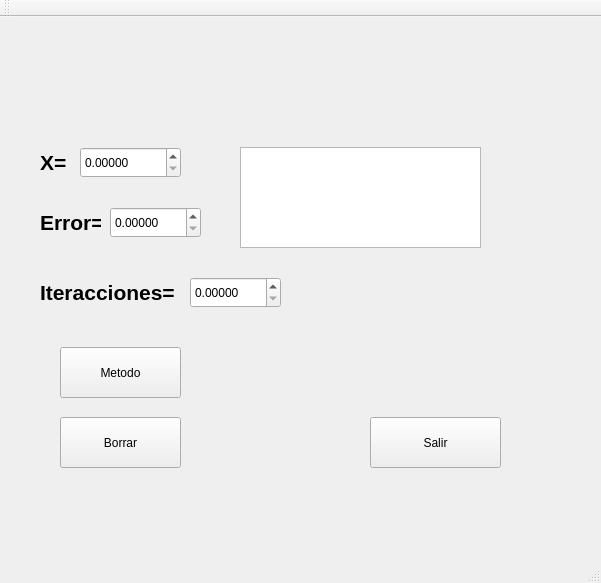
<?xml version="1.0" encoding="UTF-8"?>
<ui version="4.0">
 <class>MainWindow</class>
 <widget class="QMainWindow" name="MainWindow">
  <property name="geometry">
   <rect>
    <x>0</x>
    <y>0</y>
    <width>601</width>
    <height>583</height>
   </rect>
  </property>
  <property name="windowTitle">
   <string>MainWindow</string>
  </property>
  <widget class="QWidget" name="centralWidget">
   <widget class="QPushButton" name="Metodo">
    <property name="geometry">
     <rect>
      <x>60</x>
      <y>330</y>
      <width>121</width>
      <height>51</height>
     </rect>
    </property>
    <property name="text">
     <string>Metodo</string>
    </property>
   </widget>
   <widget class="QPushButton" name="Borrar">
    <property name="geometry">
     <rect>
      <x>60</x>
      <y>400</y>
      <width>121</width>
      <height>51</height>
     </rect>
    </property>
    <property name="text">
     <string>Borrar</string>
    </property>
   </widget>
   <widget class="QPushButton" name="pushButton_3">
    <property name="geometry">
     <rect>
      <x>370</x>
      <y>400</y>
      <width>131</width>
      <height>51</height>
     </rect>
    </property>
    <property name="text">
     <string>Salir</string>
    </property>
   </widget>
   <widget class="QLabel" name="label">
    <property name="geometry">
     <rect>
      <x>40</x>
      <y>130</y>
      <width>41</width>
      <height>31</height>
     </rect>
    </property>
    <property name="font">
     <font>
      <pointsize>16</pointsize>
      <weight>75</weight>
      <bold>true</bold>
     </font>
    </property>
    <property name="text">
     <string>X=</string>
    </property>
   </widget>
   <widget class="QLabel" name="label_2">
    <property name="geometry">
     <rect>
      <x>40</x>
      <y>190</y>
      <width>61</width>
      <height>31</height>
     </rect>
    </property>
    <property name="font">
     <font>
      <pointsize>16</pointsize>
      <weight>75</weight>
      <bold>true</bold>
     </font>
    </property>
    <property name="text">
     <string>Error=</string>
    </property>
   </widget>
   <widget class="QDoubleSpinBox" name="equis">
    <property name="geometry">
     <rect>
      <x>80</x>
      <y>130</y>
      <width>101</width>
      <height>31</height>
     </rect>
    </property>
    <property name="decimals">
     <number>5</number>
    </property>
   </widget>
   <widget class="QDoubleSpinBox" name="error">
    <property name="geometry">
     <rect>
      <x>110</x>
      <y>190</y>
      <width>91</width>
      <height>31</height>
     </rect>
    </property>
    <property name="decimals">
     <number>5</number>
    </property>
   </widget>
   <widget class="QTextEdit" name="Texto">
    <property name="geometry">
     <rect>
      <x>240</x>
      <y>130</y>
      <width>241</width>
      <height>101</height>
     </rect>
    </property>
   </widget>
   <widget class="QDoubleSpinBox" name="Iteraccion">
    <property name="geometry">
     <rect>
      <x>190</x>
      <y>260</y>
      <width>91</width>
      <height>31</height>
     </rect>
    </property>
    <property name="decimals">
     <number>5</number>
    </property>
   </widget>
   <widget class="QLabel" name="label_3">
    <property name="geometry">
     <rect>
      <x>40</x>
      <y>260</y>
      <width>141</width>
      <height>31</height>
     </rect>
    </property>
    <property name="font">
     <font>
      <pointsize>16</pointsize>
      <weight>75</weight>
      <bold>true</bold>
     </font>
    </property>
    <property name="text">
     <string>Iteracciones=</string>
    </property>
   </widget>
  </widget>
  <widget class="QMenuBar" name="menuBar">
   <property name="geometry">
    <rect>
     <x>0</x>
     <y>0</y>
     <width>601</width>
     <height>21</height>
    </rect>
   </property>
  </widget>
  <widget class="QToolBar" name="mainToolBar">
   <attribute name="toolBarArea">
    <enum>TopToolBarArea</enum>
   </attribute>
   <attribute name="toolBarBreak">
    <bool>false</bool>
   </attribute>
  </widget>
  <widget class="QStatusBar" name="statusBar"/>
 </widget>
 <layoutdefault spacing="6" margin="11"/>
 <resources/>
 <connections>
  <connection>
   <sender>pushButton_3</sender>
   <signal>clicked()</signal>
   <receiver>MainWindow</receiver>
   <slot>close()</slot>
   <hints>
    <hint type="sourcelabel">
     <x>460</x>
     <y>451</y>
    </hint>
    <hint type="destinationlabel">
     <x>315</x>
     <y>509</y>
    </hint>
   </hints>
  </connection>
 </connections>
</ui>
